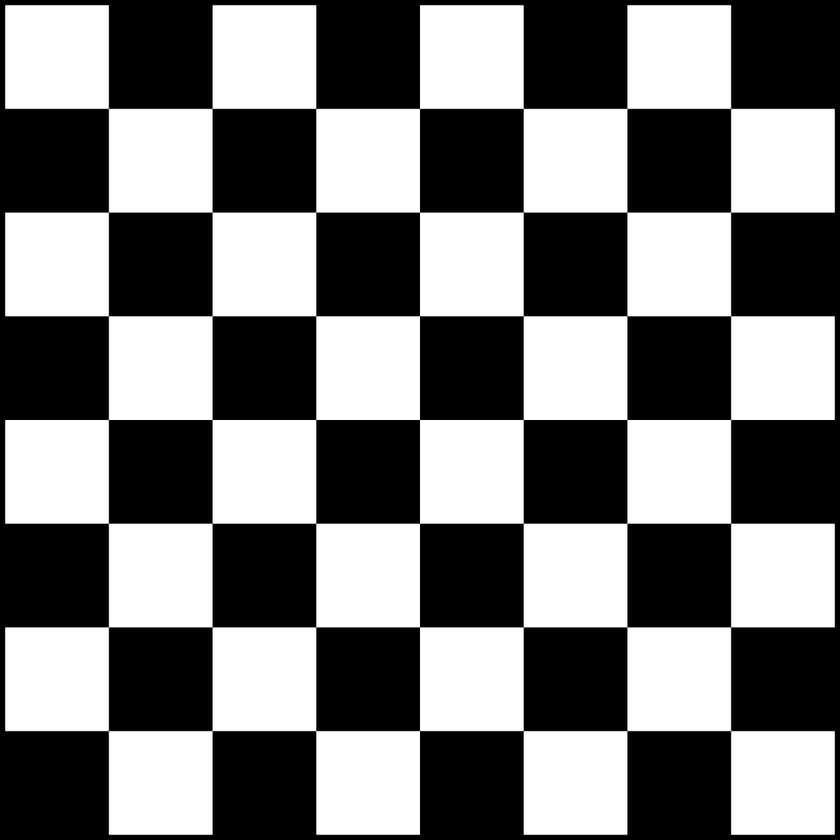
#> input picture img.png, 840 x 840 px, shrunk from 1200 x 1200 before the run, given in place of the camera
$ python 'color and color detection.py'
#> lines starting #> are read from the running program, lines starting #| are printed output that depends on the picture; after the words box and inside, x2 and y2 are one past the last pixel; in counts of white or black regions, pixels touching at a corner belong together
import numpy as np
import cv2

cap = cv2.VideoCapture(0)

while True:
    ret, frame = cap.read()
#> frame is the input picture: shape (840, 840, 3); min 0, max 255, mean 124.4
    width = int(cap.get(3))
    height = int(cap.get(4))

    hsv = cv2.cvtColor(frame, cv2.COLOR_BGR2HSV)
#> hsv: shape (840, 840, 3); mean H, S, V 0, 0, 124.4
    lower_blue = np.array([0, 0, 0])
    upper_blue = np.array([125, 125, 125])

    mask = cv2.inRange(hsv, lower_blue, upper_blue)
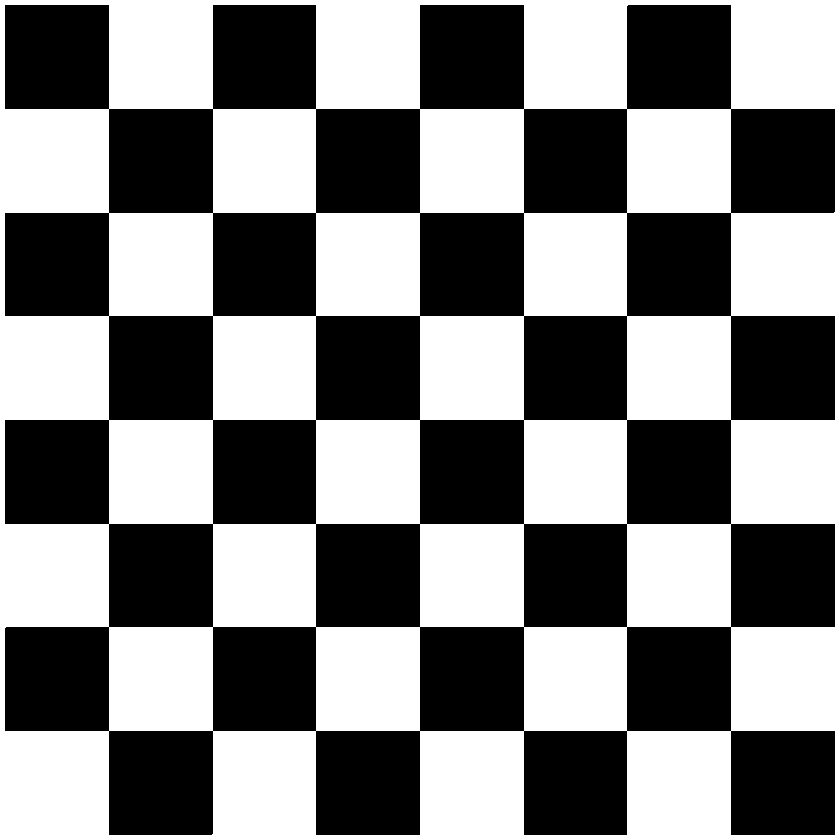
#> mask: shape (840, 840); 51.2% white; 1 black region, box (x1, y1, x2, y2) and area: (5, 5, 835, 835) 344446
    result = cv2.bitwise_and(frame, frame, mask=mask)
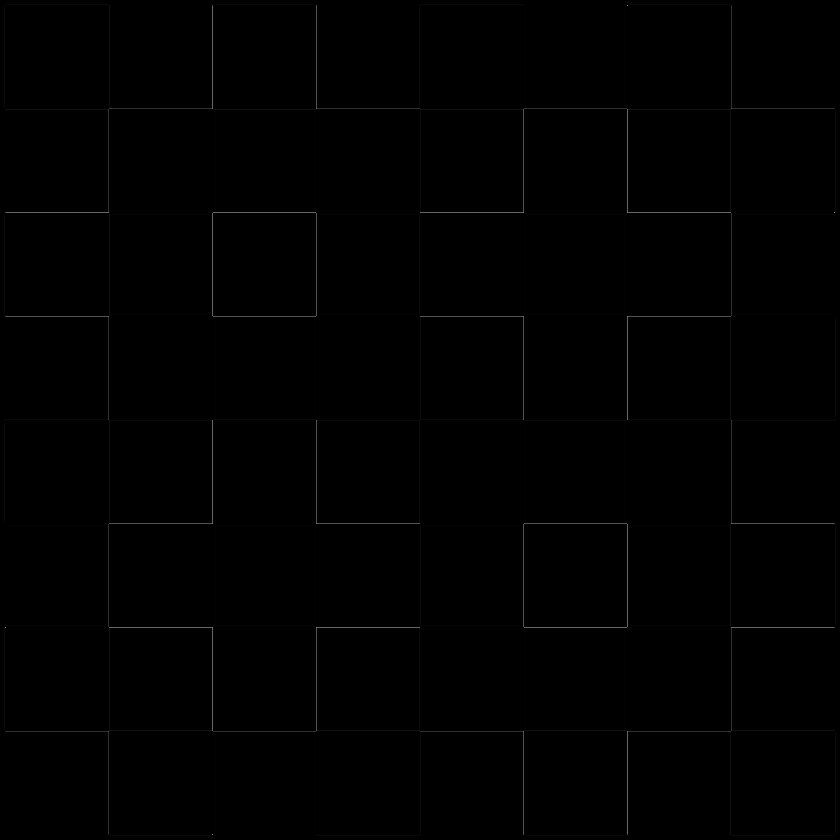
#> result: shape (840, 840, 3); min 0, max 122, mean 0.7
    cv2.imshow("Video",result)
    if cv2.waitKey(1) == ord('q'):
#> (key q is pressed here)
        break

cap.release()
cv2.destroyAllWindows()
